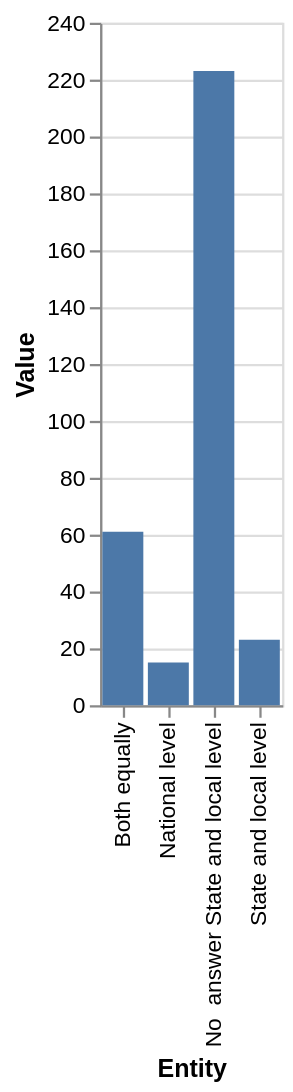

Write the Vega-Lite specification saved for this chart.
### Vega-Lite specification from a JSON file in a GitHub repository (floating-point values rounded to 4 significant figures)
{"$schema": "https://vega.github.io/schema/vega-lite/v5.json", "description": "Bar chart auto-generated from CSV", "data": {"values": [{"Entity": "State and local level", "Value": 23}, {"Entity": "Both equally", "Value": 61}, {"Entity": "National level", "Value": 15}, {"Entity": "No  answer State and local level", "Value": 223}]}, "mark": "bar", "encoding": {"x": {"field": "Entity", "type": "ordinal"}, "y": {"field": "Value", "type": "quantitative"}}}
